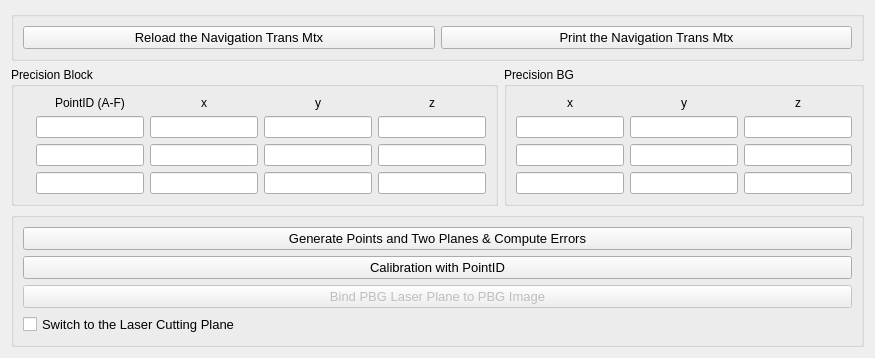
     <widget class="QWidget" name="tab_2">
      <attribute name="title">
       <string>Precision Test (Laser Coor Input)</string>
      </attribute>
      <layout class="QGridLayout" name="gridLayout_18">
       <item row="2" column="1">
        <widget class="QGroupBox" name="gridGroupBox">
         <property name="sizePolicy">
          <sizepolicy hsizetype="Preferred" vsizetype="Expanding">
           <horstretch>0</horstretch>
           <verstretch>0</verstretch>
          </sizepolicy>
         </property>
         <property name="title">
          <string>Precision BG</string>
         </property>
         <layout class="QGridLayout" name="gridLayout_16">
          <item row="3" column="1">
           <widget class="QLineEdit" name="lineEdit_PBG_p3_y"/>
          </item>
          <item row="0" column="1">
           <widget class="QLabel" name="label_35">
            <property name="text">
             <string>y</string>
            </property>
            <property name="alignment">
             <set>Qt::AlignCenter</set>
            </property>
           </widget>
          </item>
          <item row="2" column="0">
           <widget class="QLineEdit" name="lineEdit_PBG_p2_x"/>
          </item>
          <item row="3" column="0">
           <widget class="QLineEdit" name="lineEdit_PBG_p3_x"/>
          </item>
          <item row="1" column="2">
           <widget class="QLineEdit" name="lineEdit_PBG_p1_z"/>
          </item>
          <item row="1" column="0">
           <widget class="QLineEdit" name="lineEdit_PBG_p1_x"/>
          </item>
          <item row="1" column="1">
           <widget class="QLineEdit" name="lineEdit_PBG_p1_y"/>
          </item>
          <item row="2" column="2">
           <widget class="QLineEdit" name="lineEdit_PBG_p2_z"/>
          </item>
          <item row="0" column="2">
           <widget class="QLabel" name="label_36">
            <property name="text">
             <string>z</string>
            </property>
            <property name="alignment">
             <set>Qt::AlignCenter</set>
            </property>
           </widget>
          </item>
          <item row="2" column="1">
           <widget class="QLineEdit" name="lineEdit_PBG_p2_y"/>
          </item>
          <item row="0" column="0">
           <widget class="QLabel" name="label_34">
            <property name="sizePolicy">
             <sizepolicy hsizetype="Preferred" vsizetype="Fixed">
              <horstretch>0</horstretch>
              <verstretch>0</verstretch>
             </sizepolicy>
            </property>
            <property name="text">
             <string>x</string>
            </property>
            <property name="alignment">
             <set>Qt::AlignCenter</set>
            </property>
           </widget>
          </item>
          <item row="3" column="2">
           <widget class="QLineEdit" name="lineEdit_PBG_p3_z"/>
          </item>
         </layout>
        </widget>
       </item>
       <item row="3" column="0" colspan="2">
        <widget class="QGroupBox" name="gridGroupBox">
         <property name="sizePolicy">
          <sizepolicy hsizetype="Expanding" vsizetype="Expanding">
           <horstretch>0</horstretch>
           <verstretch>0</verstretch>
          </sizepolicy>
         </property>
         <layout class="QGridLayout" name="gridLayout_19">
          <item row="1" column="0">
           <widget class="QPushButton" name="pushButton_caliWithPointID">
            <property name="sizePolicy">
             <sizepolicy hsizetype="Minimum" vsizetype="Expanding">
              <horstretch>0</horstretch>
              <verstretch>0</verstretch>
             </sizepolicy>
            </property>
            <property name="font">
             <font>
              <pointsize>10</pointsize>
             </font>
            </property>
            <property name="text">
             <string>Calibration with PointID</string>
            </property>
           </widget>
          </item>
          <item row="0" column="0">
           <widget class="QPushButton" name="pushButton_genLaserPointNPlane">
            <property name="sizePolicy">
             <sizepolicy hsizetype="Minimum" vsizetype="Expanding">
              <horstretch>0</horstretch>
              <verstretch>0</verstretch>
             </sizepolicy>
            </property>
            <property name="font">
             <font>
              <pointsize>10</pointsize>
             </font>
            </property>
            <property name="text">
             <string>Generate Points and Two Planes &amp;&amp; Compute Errors</string>
            </property>
           </widget>
          </item>
          <item row="2" column="0">
           <widget class="QPushButton" name="pushButton_bindPBGPlanetoPBGImg">
            <property name="enabled">
             <bool>false</bool>
            </property>
            <property name="sizePolicy">
             <sizepolicy hsizetype="Minimum" vsizetype="Expanding">
              <horstretch>0</horstretch>
              <verstretch>0</verstretch>
             </sizepolicy>
            </property>
            <property name="font">
             <font>
              <pointsize>10</pointsize>
             </font>
            </property>
            <property name="text">
             <string>Bind PBG Laser Plane to PBG Image</string>
            </property>
           </widget>
          </item>
          <item row="3" column="0">
           <widget class="QCheckBox" name="checkBox_precCuttingPlaneSwitch">
            <property name="font">
             <font>
              <pointsize>10</pointsize>
             </font>
            </property>
            <property name="layoutDirection">
             <enum>Qt::LeftToRight</enum>
            </property>
            <property name="autoFillBackground">
             <bool>false</bool>
            </property>
            <property name="text">
             <string>Switch to the Laser Cutting Plane</string>
            </property>
           </widget>
          </item>
         </layout>
        </widget>
       </item>
       <item row="2" column="0">
        <widget class="QGroupBox" name="gridGroupBox">
         <property name="sizePolicy">
          <sizepolicy hsizetype="Preferred" vsizetype="Expanding">
           <horstretch>0</horstretch>
           <verstretch>0</verstretch>
          </sizepolicy>
         </property>
         <property name="title">
          <string>Precision Block</string>
         </property>
         <layout class="QGridLayout" name="gridLayout_14">
          <item row="0" column="2">
           <widget class="QLabel" name="label_31">
            <property name="text">
             <string>x</string>
            </property>
            <property name="alignment">
             <set>Qt::AlignCenter</set>
            </property>
           </widget>
          </item>
          <item row="0" column="4">
           <widget class="QLabel" name="label_33">
            <property name="sizePolicy">
             <sizepolicy hsizetype="Preferred" vsizetype="Fixed">
              <horstretch>0</horstretch>
              <verstretch>0</verstretch>
             </sizepolicy>
            </property>
            <property name="text">
             <string>z</string>
            </property>
            <property name="alignment">
             <set>Qt::AlignCenter</set>
            </property>
           </widget>
          </item>
          <item row="1" column="4">
           <widget class="QLineEdit" name="lineEdit_PB_p1_z"/>
          </item>
          <item row="2" column="3">
           <widget class="QLineEdit" name="lineEdit_PB_p2_y"/>
          </item>
          <item row="3" column="2">
           <widget class="QLineEdit" name="lineEdit_PB_p3_x"/>
          </item>
          <item row="0" column="1">
           <widget class="QLabel" name="label_29">
            <property name="text">
             <string>PointID (A-F)</string>
            </property>
            <property name="alignment">
             <set>Qt::AlignCenter</set>
            </property>
           </widget>
          </item>
          <item row="1" column="3">
           <widget class="QLineEdit" name="lineEdit_PB_p1_y"/>
          </item>
          <item row="2" column="0">
           <widget class="QLabel" name="label_30">
            <property name="text">
             <string/>
            </property>
           </widget>
          </item>
          <item row="1" column="2">
           <widget class="QLineEdit" name="lineEdit_PB_p1_x"/>
          </item>
          <item row="1" column="1">
           <widget class="QLineEdit" name="lineEdit_PB_p1_ID"/>
          </item>
          <item row="2" column="1">
           <widget class="QLineEdit" name="lineEdit_PB_p2_ID"/>
          </item>
          <item row="0" column="3">
           <widget class="QLabel" name="label_32">
            <property name="text">
             <string>y</string>
            </property>
            <property name="alignment">
             <set>Qt::AlignCenter</set>
            </property>
           </widget>
          </item>
          <item row="3" column="1">
           <widget class="QLineEdit" name="lineEdit_PB_p3_ID"/>
          </item>
          <item row="3" column="3">
           <widget class="QLineEdit" name="lineEdit_PB_p3_y"/>
          </item>
          <item row="3" column="4">
           <widget class="QLineEdit" name="lineEdit_PB_p3_z"/>
          </item>
          <item row="2" column="4">
           <widget class="QLineEdit" name="lineEdit_PB_p2_z"/>
          </item>
          <item row="2" column="2">
           <widget class="QLineEdit" name="lineEdit_PB_p2_x"/>
          </item>
         </layout>
        </widget>
       </item>
       <item row="1" column="0" colspan="2">
        <widget class="QGroupBox" name="gridGroupBox">
         <property name="sizePolicy">
          <sizepolicy hsizetype="Preferred" vsizetype="Preferred">
           <horstretch>0</horstretch>
           <verstretch>0</verstretch>
          </sizepolicy>
         </property>
         <layout class="QGridLayout" name="gridLayout_21">
          <item row="0" column="0">
           <widget class="QPushButton" name="pushButton_reloadNaviTransMtx">
            <property name="sizePolicy">
             <sizepolicy hsizetype="Minimum" vsizetype="Expanding">
              <horstretch>0</horstretch>
              <verstretch>0</verstretch>
             </sizepolicy>
            </property>
            <property name="font">
             <font>
              <pointsize>10</pointsize>
             </font>
            </property>
            <property name="text">
             <string>Reload the Navigation Trans Mtx</string>
            </property>
           </widget>
          </item>
          <item row="0" column="1">
           <widget class="QPushButton" name="pushButton_printNaviTransMtx">
            <property name="sizePolicy">
             <sizepolicy hsizetype="Minimum" vsizetype="Expanding">
              <horstretch>0</horstretch>
              <verstretch>0</verstretch>
             </sizepolicy>
            </property>
            <property name="font">
             <font>
              <pointsize>10</pointsize>
             </font>
            </property>
            <property name="text">
             <string>Print the Navigation Trans Mtx</string>
            </property>
           </widget>
          </item>
         </layout>
        </widget>
       </item>
      </layout>
     </widget>
